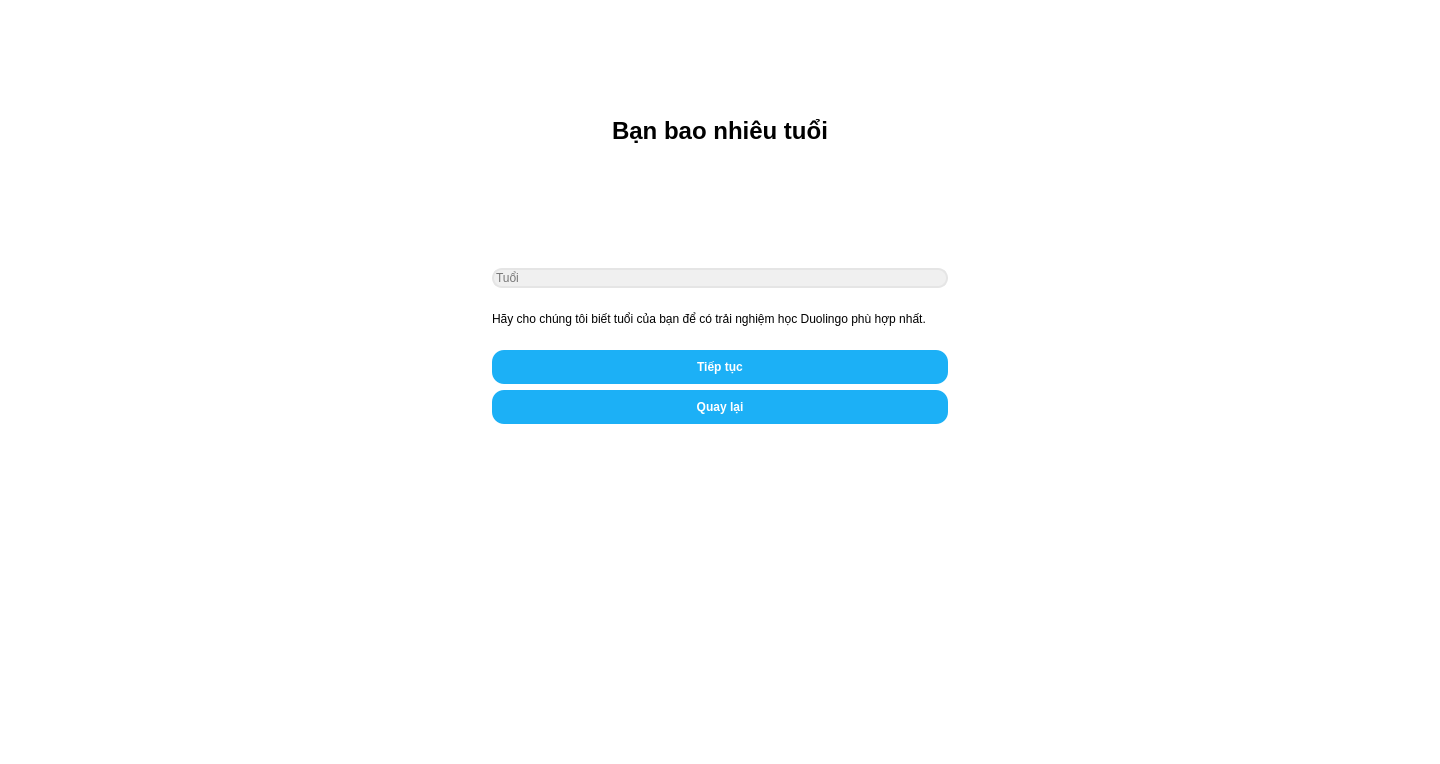
<?xml version="1.0" encoding="UTF-8"?>
<ui version="4.0">
 <class>MainWindow</class>
 <widget class="QMainWindow" name="MainWindow">
  <property name="geometry">
   <rect>
    <x>0</x>
    <y>0</y>
    <width>1440</width>
    <height>764</height>
   </rect>
  </property>
  <property name="windowTitle">
   <string>MainWindow</string>
  </property>
  <property name="styleSheet">
   <string notr="true"> background-color:rgb(255, 255, 255)</string>
  </property>
  <widget class="QWidget" name="centralwidget">
   <layout class="QGridLayout" name="gridLayout">
    <item row="1" column="0">
     <spacer name="horizontalSpacer">
      <property name="orientation">
       <enum>Qt::Horizontal</enum>
      </property>
      <property name="sizeHint" stdset="0">
       <size>
        <width>40</width>
        <height>20</height>
       </size>
      </property>
     </spacer>
    </item>
    <item row="2" column="1">
     <spacer name="verticalSpacer_3">
      <property name="orientation">
       <enum>Qt::Vertical</enum>
      </property>
      <property name="sizeType">
       <enum>QSizePolicy::Minimum</enum>
      </property>
      <property name="sizeHint" stdset="0">
       <size>
        <width>20</width>
        <height>300</height>
       </size>
      </property>
     </spacer>
    </item>
    <item row="1" column="2">
     <spacer name="horizontalSpacer_2">
      <property name="orientation">
       <enum>Qt::Horizontal</enum>
      </property>
      <property name="sizeHint" stdset="0">
       <size>
        <width>40</width>
        <height>20</height>
       </size>
      </property>
     </spacer>
    </item>
    <item row="0" column="1">
     <spacer name="verticalSpacer_5">
      <property name="orientation">
       <enum>Qt::Vertical</enum>
      </property>
      <property name="sizeHint" stdset="0">
       <size>
        <width>20</width>
        <height>40</height>
       </size>
      </property>
     </spacer>
    </item>
    <item row="1" column="1">
     <widget class="QStackedWidget" name="stackedWidget">
      <property name="currentIndex">
       <number>0</number>
      </property>
      <widget class="QWidget" name="page">
       <layout class="QVBoxLayout" name="verticalLayout_4">
        <item>
         <layout class="QVBoxLayout" name="verticalLayout_2">
          <item>
           <widget class="QLabel" name="label_3">
            <property name="font">
             <font>
              <pointsize>18</pointsize>
              <weight>75</weight>
              <bold>true</bold>
             </font>
            </property>
            <property name="text">
             <string>Bạn bao nhiêu tuổi</string>
            </property>
            <property name="alignment">
             <set>Qt::AlignCenter</set>
            </property>
           </widget>
          </item>
          <item alignment="Qt::AlignHCenter">
           <widget class="QLabel" name="concu_2">
            <property name="minimumSize">
             <size>
              <width>100</width>
              <height>100</height>
             </size>
            </property>
            <property name="maximumSize">
             <size>
              <width>100</width>
              <height>100</height>
             </size>
            </property>
            <property name="text">
             <string/>
            </property>
            <property name="pixmap">
             <pixmap>../assets/picture/concu.jpg</pixmap>
            </property>
            <property name="scaledContents">
             <bool>true</bool>
            </property>
            <property name="alignment">
             <set>Qt::AlignCenter</set>
            </property>
           </widget>
          </item>
          <item>
           <widget class="QLineEdit" name="lineEdit_4">
            <property name="styleSheet">
             <string notr="true">background-color: #F0F0F0;border-radius: 10px; border: 2px solid #e5e5e5;
</string>
            </property>
            <property name="text">
             <string/>
            </property>
            <property name="placeholderText">
             <string>Tuổi</string>
            </property>
           </widget>
          </item>
          <item>
           <widget class="QLabel" name="label_4">
            <property name="text">
             <string>Hãy cho chúng tôi biết tuổi của bạn để có trải nghiệm học Duolingo phù hợp nhất. </string>
            </property>
           </widget>
          </item>
          <item>
           <widget class="QPushButton" name="pushButton_2">
            <property name="styleSheet">
             <string notr="true">QPushButton {
    background-color: #1cb0f6; /* Màu xanh Duolingo */
    color: white;
    font-weight: bold;
    border-radius: 12px; /* Bo góc */
    padding: 10px;
}
QPushButton:hover {
    background-color: #1899d6; /* Màu khi rê chuột vào */
}</string>
            </property>
            <property name="text">
             <string>Tiếp tục</string>
            </property>
           </widget>
          </item>
          <item>
           <widget class="QPushButton" name="pushButton">
            <property name="styleSheet">
             <string notr="true">QPushButton {
    background-color: #1cb0f6; /* Màu xanh Duolingo */
    color: white;
    font-weight: bold;
    border-radius: 12px; /* Bo góc */
    padding: 10px;
}
QPushButton:hover {
    background-color: #1899d6; /* Màu khi rê chuột vào */
}
</string>
            </property>
            <property name="text">
             <string>Quay lại</string>
            </property>
           </widget>
          </item>
         </layout>
        </item>
       </layout>
      </widget>
      <widget class="QWidget" name="page_2">
       <layout class="QVBoxLayout" name="verticalLayout_3">
        <item>
         <layout class="QVBoxLayout" name="verticalLayout">
          <item>
           <widget class="QLabel" name="label">
            <property name="font">
             <font>
              <pointsize>18</pointsize>
              <weight>75</weight>
              <bold>true</bold>
             </font>
            </property>
            <property name="text">
             <string>Tạo tài khoản</string>
            </property>
            <property name="alignment">
             <set>Qt::AlignCenter</set>
            </property>
           </widget>
          </item>
          <item alignment="Qt::AlignHCenter">
           <widget class="QLabel" name="concu">
            <property name="minimumSize">
             <size>
              <width>100</width>
              <height>100</height>
             </size>
            </property>
            <property name="maximumSize">
             <size>
              <width>100</width>
              <height>100</height>
             </size>
            </property>
            <property name="text">
             <string/>
            </property>
            <property name="pixmap">
             <pixmap>../../thư mục không có tiêu đề 2/Không có tiêu đề/picture/concu.jpg</pixmap>
            </property>
            <property name="scaledContents">
             <bool>true</bool>
            </property>
            <property name="alignment">
             <set>Qt::AlignCenter</set>
            </property>
           </widget>
          </item>
          <item>
           <widget class="QLineEdit" name="lineEdit_user_dk">
            <property name="minimumSize">
             <size>
              <width>40</width>
              <height>0</height>
             </size>
            </property>
            <property name="maximumSize">
             <size>
              <width>16777215</width>
              <height>16777215</height>
             </size>
            </property>
            <property name="styleSheet">
             <string notr="true">background-color: #F0F0F0;border-radius: 10px; border: 2px solid #e5e5e5;
</string>
            </property>
            <property name="text">
             <string/>
            </property>
            <property name="placeholderText">
             <string>Tên (Tuỳ chọn)</string>
            </property>
           </widget>
          </item>
          <item>
           <widget class="QLineEdit" name="lineEdit_2">
            <property name="styleSheet">
             <string notr="true">background-color: #F0F0F0;border-radius: 10px; border: 2px solid #e5e5e5;
</string>
            </property>
            <property name="text">
             <string/>
            </property>
            <property name="placeholderText">
             <string>Email</string>
            </property>
           </widget>
          </item>
          <item>
           <widget class="QLineEdit" name="lineEdit_pass_dk">
            <property name="styleSheet">
             <string notr="true">background-color: #F0F0F0;border-radius: 10px; border: 2px solid #e5e5e5;

</string>
            </property>
            <property name="text">
             <string/>
            </property>
            <property name="echoMode">
             <enum>QLineEdit::Password</enum>
            </property>
            <property name="placeholderText">
             <string>Mật khẩu</string>
            </property>
           </widget>
          </item>
          <item>
           <layout class="QHBoxLayout" name="horizontalLayout_2">
            <item>
             <widget class="QCheckBox" name="checkBox">
              <property name="text">
               <string/>
              </property>
             </widget>
            </item>
            <item>
             <spacer name="horizontalSpacer_3">
              <property name="orientation">
               <enum>Qt::Horizontal</enum>
              </property>
              <property name="sizeType">
               <enum>QSizePolicy::Fixed</enum>
              </property>
              <property name="sizeHint" stdset="0">
               <size>
                <width>1</width>
                <height>20</height>
               </size>
              </property>
             </spacer>
            </item>
            <item>
             <widget class="QLabel" name="label_2">
              <property name="sizePolicy">
               <sizepolicy hsizetype="Expanding" vsizetype="Preferred">
                <horstretch>30</horstretch>
                <verstretch>0</verstretch>
               </sizepolicy>
              </property>
              <property name="font">
               <font>
                <kerning>true</kerning>
               </font>
              </property>
              <property name="text">
               <string>Bằng cách đăng nhập, bạn đồng ý với &lt;a href=&quot;mo_file_txt&quot;&gt;Điều khoản dịch vụ&lt;/a&gt; của chúng tôi.</string>
              </property>
              <property name="wordWrap">
               <bool>false</bool>
              </property>
             </widget>
            </item>
           </layout>
          </item>
          <item>
           <widget class="QPushButton" name="pushButton_3">
            <property name="styleSheet">
             <string notr="true">QPushButton {
    background-color: #1cb0f6; /* Màu xanh Duolingo */
    color: white;
    font-weight: bold;
    border-radius: 12px; /* Bo góc */
    padding: 10px;
}
QPushButton:hover {
    background-color: #1899d6; /* Màu khi rê chuột vào */
}</string>
            </property>
            <property name="text">
             <string>Tạo tài khoản</string>
            </property>
           </widget>
          </item>
          <item>
           <widget class="QPushButton" name="btn_quay_lai_2">
            <property name="styleSheet">
             <string notr="true">QPushButton {
    background-color: #1cb0f6; /* Màu xanh Duolingo */
    color: white;
    font-weight: bold;
    border-radius: 12px; /* Bo góc */
    padding: 10px;
}
QPushButton:hover {
    background-color: #1899d6; /* Màu khi rê chuột vào */
}</string>
            </property>
            <property name="text">
             <string>Quay lại</string>
            </property>
           </widget>
          </item>
         </layout>
        </item>
       </layout>
      </widget>
     </widget>
    </item>
   </layout>
  </widget>
  <widget class="QStatusBar" name="statusbar"/>
 </widget>
 <resources/>
 <connections/>
</ui>
